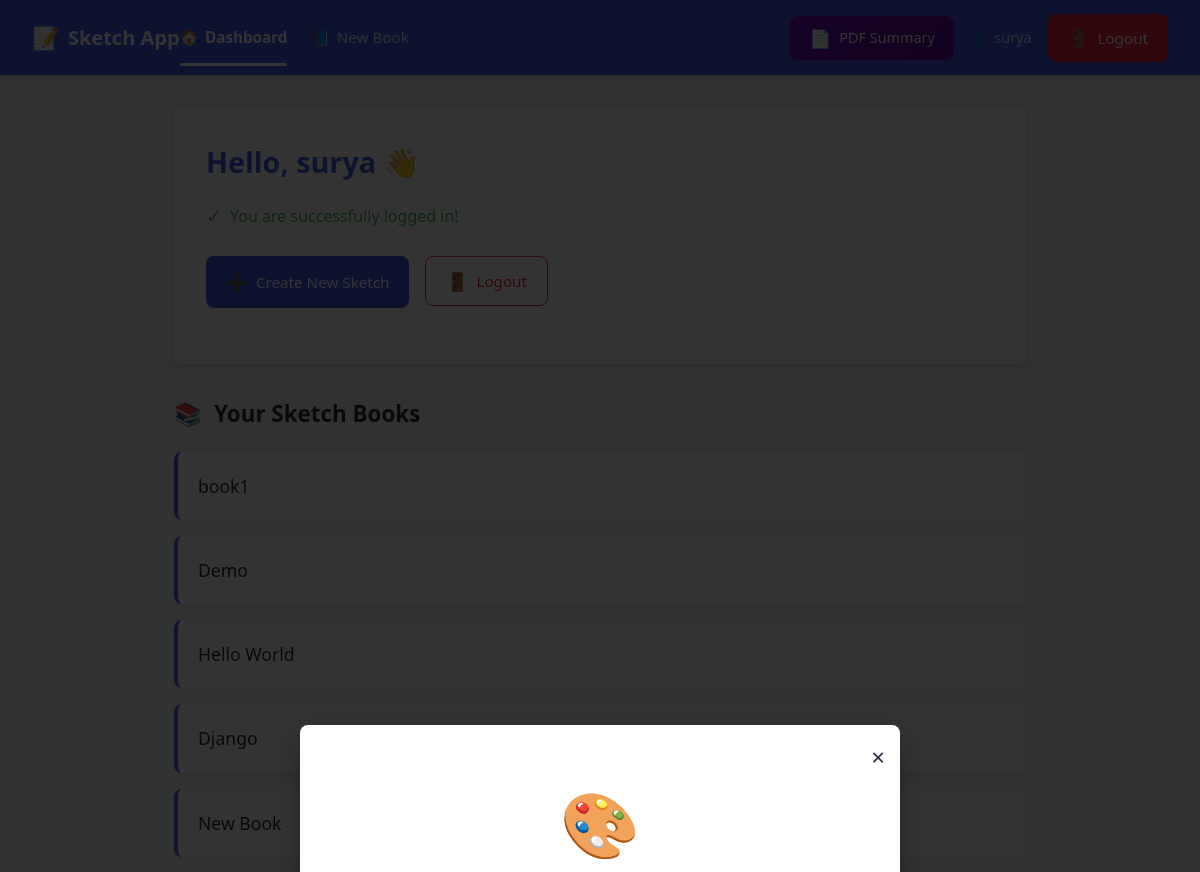
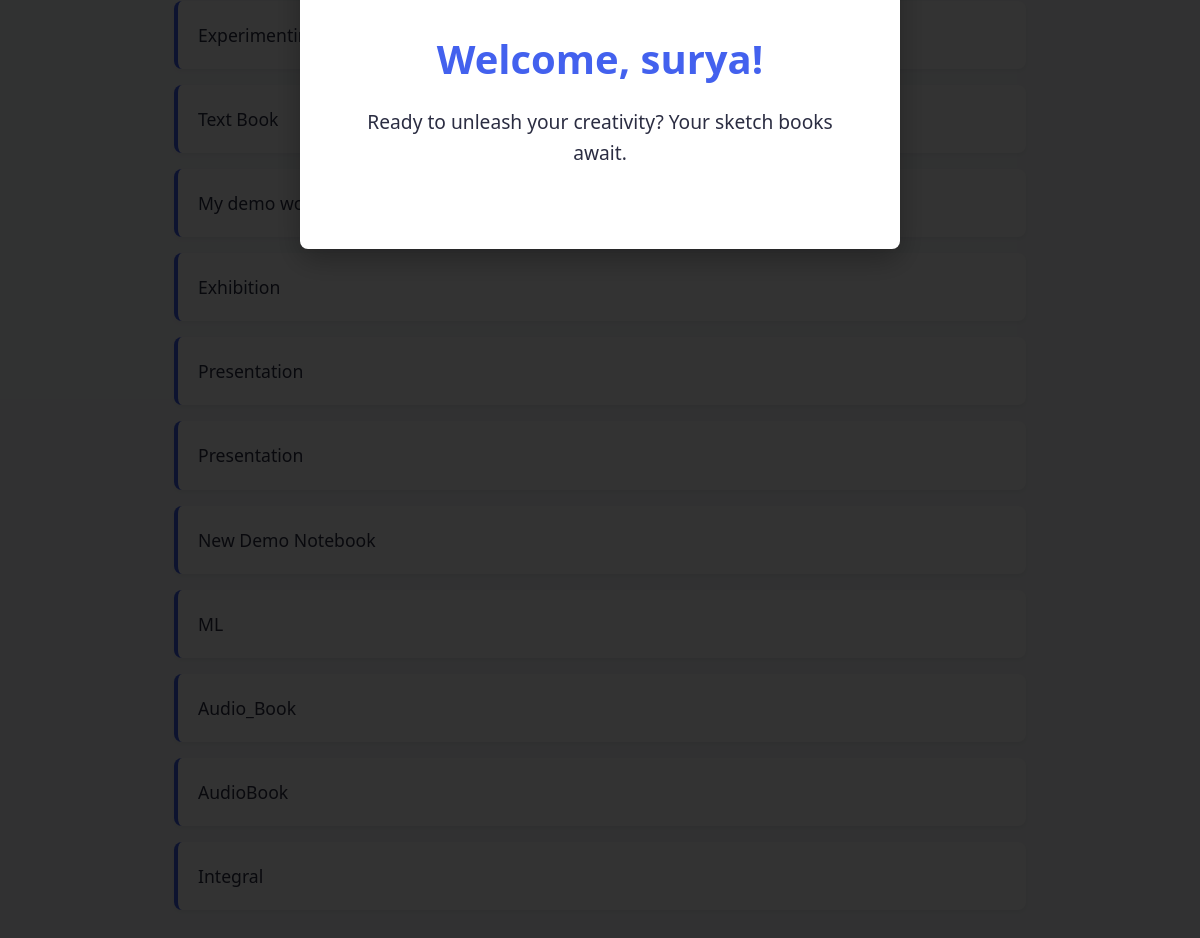
Screenshot of / (signed in) with the database file from the repository (2 pictures, top to bottom).
### app/models.py (models this page shows)
class Book(models.Model):
    name = models.CharField(max_length=200)
    created_by = models.ForeignKey(User, on_delete=models.CASCADE, related_name="created_books")
    collaborators = models.ManyToManyField(User, related_name="collaborating_books")
    created_at = models.DateTimeField(auto_now_add=True)

### app/views.py (the view)
# urls.py: path('', views.dashboard, name='dashboard'),
@login_required
def dashboard(request):
    my_books = Book.objects.all()
    shared_books = request.user.collaborating_books.all()
    return render(request, "dashboard.html", {
        "my_books": my_books,
        "shared_books": shared_books
    })

### app/templates/dashboard.html (shortened to what this page needs)
<!DOCTYPE html>
<html lang="en">
  <head>
  </head>
  <body>
    {% include 'navbar.html' %}
    <div
      id="welcomeAnimation"
      class="welcome-animation-overlay"
      style="
        position: fixed;
        top: 0;
        left: 0;
        width: 100%;
        height: 100%;
        background-color: rgba(0, 0, 0, 0.8);
        z-index: 9999;
        display: flex;
        align-items: center;
        justify-content: center;
      "
    >
      <div
        class="welcome-box"
        style="
          position: relative;
          width: 80%;
          max-width: 600px;
          background-color: white;
          border-radius: 8px;
          padding: 3rem;
          text-align: center;
          box-shadow: 0 10px 30px rgba(0, 0, 0, 0.3);
          transform: translateY(0);
          opacity: 1;
        "
      >
        <button
          id="closeAnimation"
          style="
            position: absolute;
            top: 15px;
            right: 15px;
            background: none;
            border: none;
            color: #2b2d42;
            font-size: 1.5rem;
            cursor: pointer;
            z-index: 3;
          "
        >
          ×
        </button>
        <div style="position: relative; z-index: 2; opacity: 1">
          <div style="font-size: 4rem; color: #4361ee; margin-bottom: 1.5rem">
            🎨
          </div>
          <h1 style="font-size: 2.5rem; color: #4361ee; margin-bottom: 1rem">
            Welcome, {{ user.username }}!
          </h1>
          <p style="font-size: 1.2rem; color: #2b2d42; margin-bottom: 2rem">
            Ready to unleash your creativity? Your sketch books await.
          </p>
        </div>
      </div>
    </div>
    <div class="dashboard-container">
      <div class="welcome-section">
        <div class="welcome-header">
          <h1 class="welcome-title">
            Hello, <span>{{ user.username }}</span> 👋
          </h1>
        </div>
        <div class="welcome-message">
          <span class="icon">✓</span> You are successfully logged in!
        </div>
        <div class="action-buttons">
          <a href="{% url 'create_sketch' %}" class="btn btn-primary">
            <span class="icon">➕</span> Create New Sketch
          </a>
          <form method="post" action="{% url 'logout' %}">
            <button type="submit" class="btn btn-outline-danger">
              <span class="icon">🚪</span> Logout
            </button>
          </form>
        </div>
      </div>
      <div class="section-header">
        <h2 class="section-title">
          <span class="icon">📚</span> Your Sketch Books
        </h2>
      </div>
      <ul class="sketchbook-list">
        {% for book in my_books %}
        <li class="sketchbook-item">
          <a href="{% url 'book_detail' book.id %}" class="sketchbook-link">
            {{ book.name }}
          </a>
        </li>
        {% empty %}
        <li class="empty-message">
          <span class="icon">📝</span>
          No books found. Create one to get started!
        </li>
        {% endfor %}
      </ul>
    </div>
  </body>
</html>

### app/templates/navbar.html (shortened to what this page needs)
<!DOCTYPE html>
<html lang="en">
  <head>
  </head>
  <body>
    <nav class="navbar">
      <div class="navbar-left">
        <a href="{% url 'dashboard' %}" class="navbar-brand">
          <span class="icon">📝</span> Sketch App
        </a>
        <ul class="navbar-nav">
          <li class="nav-item">
            <a href="{% url 'dashboard' %}" class="nav-link active">
              <span class="icon">🏠</span> Dashboard
            </a>
          </li>
          <li class="nav-item">
            <a href="{% url 'create_book' %}" class="nav-link">
              <span class="icon">📘</span> New Book
            </a>
          </li>
        </ul>
      </div>
      <div class="navbar-right">
        {% if user.is_authenticated %}
        <a
          href="http://localhost:8501/"
          target="_blank"
          class="btn-pdf-summary"
          title="Upload PDF and get AI-powered summary"
        >
          <span class="icon">📄</span>
          <span>PDF Summary</span>
        </a>
        <div class="username">
          <span class="icon">👤</span> {{ user.username }}
        </div>
        <form method="post" action="{% url 'logout' %}" style="display: inline">
          <button
            type="submit"
            style="
              background-color: #ef233c;
              color: white;
              border: none;
              padding: 0.75rem 1.25rem;
              font-size: 0.95rem;
              font-weight: 500;
              border-radius: 8px;
              cursor: pointer;
              display: inline-flex;
              align-items: center;
              transition: background-color 0.2s ease-in-out;
            "
            onmouseover="this.style.backgroundColor='#c1002a'"
            onmouseout="this.style.backgroundColor='#ef233c'"
          >
            <span style="margin-right: 0.5rem; font-size: 1.1rem">🚪</span>
            Logout
          </button>
        </form>
        {% else %}
        <a href="{% url 'login' %}" class="btn-outline-light">Login</a>
        {% endif %}
      </div>
    </nav>
  </body>
</html>

### app/templates/dashboard.html (style rules this page uses)
:root { --primary: #4361ee; --primary-hover: #3a56d4; --primary-light: rgba(67, 97, 238, 0.1); --dark: #2b2d42; --light: #f8f9fa; --gray: #6c757d; --light-gray: #dee2e6; --success: #4caf50; --success-light: rgba(76, 175, 80, 0.1); --danger: #ef233c; --border-radius: 8px; --shadow: 0 4px 6px rgba(0, 0, 0, 0.1); }
* { margin: 0; padding: 0; box-sizing: border-box; font-family: "Segoe UI", Tahoma, Geneva, Verdana, sans-serif; }
body { background-color: #f5f7fa; color: var(--dark); line-height: 1.6; }
.dashboard-container { max-width: 900px; margin: 2rem auto 4rem; padding: 0 1.5rem; }
.welcome-section { background-color: white; border-radius: var(--border-radius); box-shadow: var(--shadow); padding: 2rem; margin-bottom: 2rem; }
.welcome-header { display: flex; justify-content: space-between; align-items: center; margin-bottom: 1rem; }
.welcome-title { font-size: 1.8rem; color: var(--primary); font-weight: 600; }
.welcome-title span { font-weight: 700; }
.welcome-message { color: var(--success); font-size: 1rem; margin-bottom: 1.5rem; display: flex; align-items: center; }
.welcome-message .icon { margin-right: 0.5rem; font-size: 1.2rem; }
.action-buttons { display: flex; flex-wrap: wrap; gap: 1rem; margin-bottom: 1.5rem; }
.btn { display: inline-flex; align-items: center; font-weight: 500; text-align: center; padding: 0.75rem 1.25rem; font-size: 0.95rem; border-radius: var(--border-radius); border: none; cursor: pointer; transition: all 0.2s ease-in-out; text-decoration: none; }
.btn .icon { margin-right: 0.5rem; font-size: 1.1rem; }
.btn-primary { background-color: var(--primary); color: white; }
.btn-outline-danger { background-color: transparent; border: 1px solid var(--danger); color: var(--danger); }
.section-header { display: flex; justify-content: space-between; align-items: center; margin-bottom: 1.25rem; }
.section-title { font-size: 1.4rem; font-weight: 600; color: var(--dark); display: flex; align-items: center; }
.section-title .icon { margin-right: 0.75rem; color: var(--primary); }
.sketchbook-list { list-style: none; }
.sketchbook-item { background-color: white; padding: 1.25rem; margin-bottom: 1rem; border-radius: var(--border-radius); box-shadow: 0 2px 4px rgba(0, 0, 0, 0.05); border-left: 4px solid var(--primary); transition: transform 0.2s, box-shadow 0.2s; }
.sketchbook-link { text-decoration: none; color: var(--dark); font-weight: 500; font-size: 1.1rem; display: flex; justify-content: space-between; align-items: center; }
.welcome-animation-overlay { position: fixed; top: 0; left: 0; width: 100%; height: 100%; background-color: rgba(0, 0, 0, 0.8); z-index: 9999; display: flex; align-items: center; justify-content: center; animation: overlayFadeIn 0.5s ease-out forwards; }

### rows the page displays
Book: name "book1"
Book: name "Demo"
Book: name "Hello World"
Book: name "Django"
Book: name "New Book"
Book: name "Experimenting"
Book: name "Text Book"
Book: name "My demo workbook"
Book: name "Exhibition"
Book: name "Presentation"
Book: name "Presentation"
Book: name "New Demo Notebook"
Book: name "ML"
Book: name "Audio_Book"
Book: name "AudioBook"
Book: name "Integral"

### other values shown
{{ user.username }} "surya"
